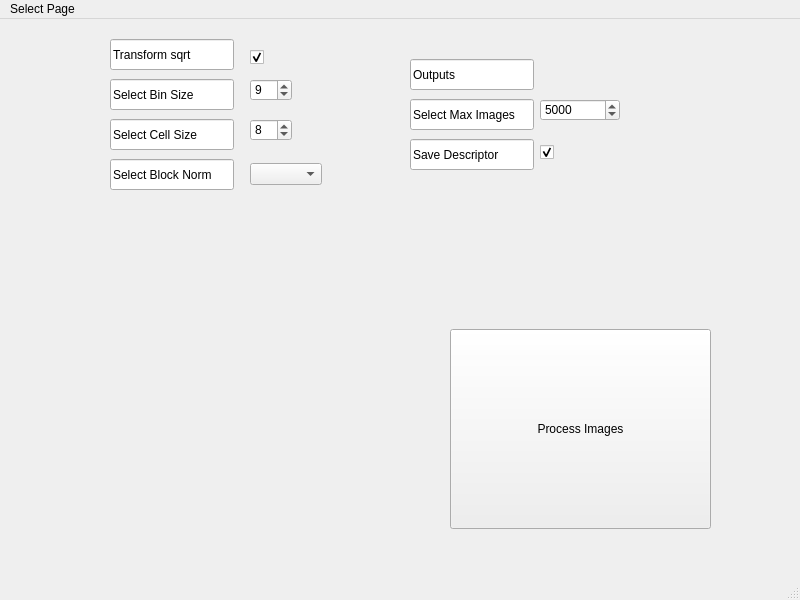
<?xml version="1.0" encoding="UTF-8"?>
<ui version="4.0">
 <class>Model_Evaluate_2</class>
 <widget class="QMainWindow" name="Model_Evaluate_2">
  <property name="geometry">
   <rect>
    <x>0</x>
    <y>0</y>
    <width>800</width>
    <height>600</height>
   </rect>
  </property>
  <property name="windowTitle">
   <string>Evaluate Window</string>
  </property>
  <property name="iconSize">
   <size>
    <width>16</width>
    <height>16</height>
   </size>
  </property>
  <widget class="QWidget" name="centralwidget">
   <widget class="QLineEdit" name="transform_sqrtSign">
    <property name="geometry">
     <rect>
      <x>110</x>
      <y>20</y>
      <width>124</width>
      <height>31</height>
     </rect>
    </property>
    <property name="text">
     <string>Transform sqrt</string>
    </property>
    <property name="readOnly">
     <bool>true</bool>
    </property>
   </widget>
   <widget class="QLineEdit" name="BinSizeSign">
    <property name="geometry">
     <rect>
      <x>110</x>
      <y>60</y>
      <width>124</width>
      <height>31</height>
     </rect>
    </property>
    <property name="text">
     <string>Select Bin Size</string>
    </property>
    <property name="readOnly">
     <bool>true</bool>
    </property>
   </widget>
   <widget class="QLineEdit" name="BlockNormSign">
    <property name="geometry">
     <rect>
      <x>110</x>
      <y>140</y>
      <width>124</width>
      <height>31</height>
     </rect>
    </property>
    <property name="text">
     <string>Select Block Norm</string>
    </property>
    <property name="readOnly">
     <bool>true</bool>
    </property>
   </widget>
   <widget class="QLineEdit" name="OutputsSign">
    <property name="geometry">
     <rect>
      <x>410</x>
      <y>40</y>
      <width>124</width>
      <height>31</height>
     </rect>
    </property>
    <property name="text">
     <string>Outputs</string>
    </property>
    <property name="readOnly">
     <bool>true</bool>
    </property>
   </widget>
   <widget class="QLineEdit" name="MaxImageSign">
    <property name="geometry">
     <rect>
      <x>410</x>
      <y>80</y>
      <width>124</width>
      <height>31</height>
     </rect>
    </property>
    <property name="text">
     <string>Select Max Images</string>
    </property>
    <property name="readOnly">
     <bool>true</bool>
    </property>
   </widget>
   <widget class="QLineEdit" name="DescriptorSign">
    <property name="geometry">
     <rect>
      <x>410</x>
      <y>120</y>
      <width>124</width>
      <height>31</height>
     </rect>
    </property>
    <property name="text">
     <string>Save Descriptor</string>
    </property>
    <property name="readOnly">
     <bool>true</bool>
    </property>
   </widget>
   <widget class="QCheckBox" name="transform_sqrt">
    <property name="geometry">
     <rect>
      <x>250</x>
      <y>28</y>
      <width>75</width>
      <height>20</height>
     </rect>
    </property>
    <property name="text">
     <string/>
    </property>
    <property name="checked">
     <bool>true</bool>
    </property>
    <property name="tristate">
     <bool>false</bool>
    </property>
   </widget>
   <widget class="QSpinBox" name="BinSize">
    <property name="geometry">
     <rect>
      <x>250</x>
      <y>60</y>
      <width>42</width>
      <height>22</height>
     </rect>
    </property>
    <property name="minimum">
     <number>1</number>
    </property>
    <property name="value">
     <number>9</number>
    </property>
   </widget>
   <widget class="QLineEdit" name="CellSizeSign">
    <property name="geometry">
     <rect>
      <x>110</x>
      <y>100</y>
      <width>124</width>
      <height>31</height>
     </rect>
    </property>
    <property name="text">
     <string>Select Cell Size</string>
    </property>
    <property name="readOnly">
     <bool>true</bool>
    </property>
   </widget>
   <widget class="QSpinBox" name="CellSize">
    <property name="geometry">
     <rect>
      <x>250</x>
      <y>100</y>
      <width>42</width>
      <height>22</height>
     </rect>
    </property>
    <property name="minimum">
     <number>1</number>
    </property>
    <property name="value">
     <number>8</number>
    </property>
   </widget>
   <widget class="QComboBox" name="BlockNorm">
    <property name="geometry">
     <rect>
      <x>250</x>
      <y>144</y>
      <width>68</width>
      <height>21</height>
     </rect>
    </property>
    <property name="editable">
     <bool>false</bool>
    </property>
    <property name="sizeAdjustPolicy">
     <enum>QComboBox::AdjustToContents</enum>
    </property>
   </widget>
   <widget class="QSpinBox" name="MaxImage">
    <property name="geometry">
     <rect>
      <x>540</x>
      <y>80</y>
      <width>80</width>
      <height>22</height>
     </rect>
    </property>
    <property name="maximum">
     <number>10000</number>
    </property>
    <property name="value">
     <number>5000</number>
    </property>
   </widget>
   <widget class="QCheckBox" name="SaveDescriptor">
    <property name="geometry">
     <rect>
      <x>540</x>
      <y>123</y>
      <width>75</width>
      <height>20</height>
     </rect>
    </property>
    <property name="text">
     <string/>
    </property>
    <property name="checked">
     <bool>true</bool>
    </property>
    <property name="tristate">
     <bool>false</bool>
    </property>
   </widget>
   <widget class="QPushButton" name="Process">
    <property name="geometry">
     <rect>
      <x>450</x>
      <y>310</y>
      <width>261</width>
      <height>200</height>
     </rect>
    </property>
    <property name="text">
     <string>Process Images</string>
    </property>
   </widget>
  </widget>
  <widget class="QMenuBar" name="menubar">
   <property name="geometry">
    <rect>
     <x>0</x>
     <y>0</y>
     <width>800</width>
     <height>22</height>
    </rect>
   </property>
   <widget class="QMenu" name="Select">
    <property name="title">
     <string>Select Page</string>
    </property>
   </widget>
   <addaction name="Select"/>
  </widget>
  <widget class="QStatusBar" name="statusbar"/>
 </widget>
 <resources/>
 <connections/>
</ui>
